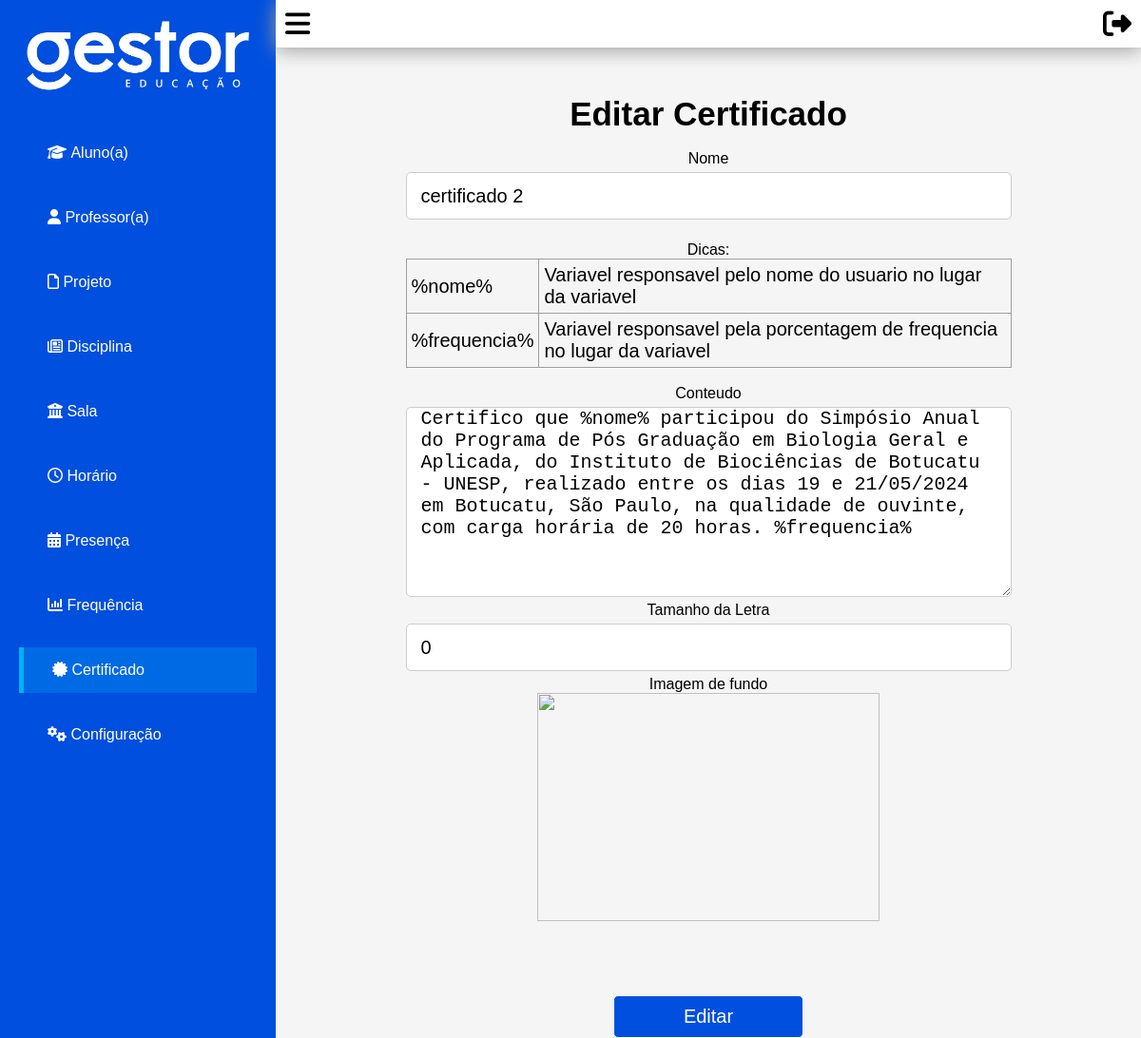
The page /certificado/editar?id=2 on the database its author committed.
### tables this page shows
CREATE TABLE `certificado` (
  `id` int NOT NULL,
  `nome` varchar(255) NOT NULL,
  `conteudo` text NOT NULL,
  `tamanho_letra` int NOT NULL
);

### core/autoload.php (called while the page is built, shortened)
<?php
spl_autoload_register(function ($className) {
    $projectRoot = dirname(__DIR__);
    $baseDirs = [
        $projectRoot . '/core/router/',
        $projectRoot . '/core/controller/',
        $projectRoot . '/core/database/',
        $projectRoot . '/src/controller/',
        $projectRoot . '/src/model/',
    ];
    foreach ($baseDirs as $baseDir) {
        $file = $baseDir . $className . '.php';
        if (file_exists($file)) {
            return;
        }
    }
    throw new Exception("Classe '{$className}' não encontrada no autoload.");
});

### core/database/Connection.php (called while the page is built, shortened)
<?php
class Connection
{
    private $bd;
    public function __construct()
    {
        $this->username = $_ENV['DATABASE_USERNAME'];
        $this->password = $_ENV['DATABASE_PASSWORD'];
        $this->host     = $_ENV['DATABASE_HOST'];
        $this->port     = $_ENV['DATABASE_PORT'];
        $this->dataBase = $_ENV['DATABASE_NAME'];
        try {
            $this->bd = new PDO('mysql:host=' . $this->host . ';port=' . $this->port . ';dbname=' . $this->dataBase, $this->username, $this->password);
            $this->bd->setAttribute(PDO::ATTR_ERRMODE, PDO::ERRMODE_EXCEPTION);
        } catch (PDOException $err) {
            die('Database connection failed: ' . $err->getMessage());
        }
    }
    public function getConnection(): PDO
    {
        return $this->bd;
    }
}

### core/database/Model.php (called while the page is built, shortened)
<?php
class Model
{
    protected $connection;
    protected $table;
    public function __construct()
    {
        $Connection = new Connection;
        $this->connection = $Connection->getConnection();
    }
    function readFirst($conditions = [])
    {
        $query = "SELECT * FROM {$this->table}";
        if (!empty($conditions)) {
            $where = implode(' AND ', array_map(fn($column) => "{$column} = :{$column}", array_keys($conditions)));
            $query .= " WHERE {$where}";
        }
        $sql = $this->connection->prepare($query);
        $sql->execute($conditions);
        return $sql->fetch(PDO::FETCH_ASSOC);
    }
}

### src/controller/CertificadoController.php (called while the page is built, shortened)
<?php
    class CertificadoController extends Controller{
        function buscar($post){
            $Certificado = new Certificado();
            $buscarCertificado = $Certificado->readFirst([
                'id' => $post['id']
            ]);
            if(!empty($buscarCertificado)){
                return json_encode([
                    "access" => true,
                    "certificado" => $buscarCertificado,
                ]);
            } else {
                return json_encode([
                    "access" => false,
                    "message" => "Certificado não encontrado"
                ]);
            }
        }
    }
?>

### public/view/certificado/editar.php (the view, shortened to what this page needs)
<head>
    <link href="/public/view/certificado/styles.css" rel="stylesheet">
</head>
<?php include_once($_SERVER['DOCUMENT_ROOT'].'/public/head.php')?>
<div class="grid-content grid-container">
    <?php include_once($_SERVER['DOCUMENT_ROOT'].'/public/menu.php')?>
    <div class="grid-item-content">
		<?php include_once($_SERVER['DOCUMENT_ROOT'].'/public/top.php')?>
		<label class="title">Editar Certificado</label>
		<br>
		<br>
		<?php
			$CertificadoController = new CertificadoController();
			$CertificadoController = json_decode($CertificadoController->buscar(['id' => $_GET['id']]));
			$certificado = $CertificadoController->certificado;
		?>
		<form id="editar">
			<label>Nome</label>
			<input class='input' name="nome" id="nome" value="<?php echo $certificado->nome?>">
			<br>
			<label>Dicas: </label>
            <br>
			<?php include_once('public/view/certificado/dicas.php')?>
			<br>
            <label>Conteudo</label>
            <br>
			<textarea nome="conteudo" id="conteudo" class='input'><?php echo $certificado->conteudo?></textarea>
            <br>
			<label>Tamanho da Letra</label>
            <br>
            <input class='input' type="number" id="tamanho_letra" name="tamanho_letra" value="<?php echo $certificado->tamanho_letra?>" required>
            <br>
            <label>Imagem de fundo</label>
            <br>
			<label for="imagem"><img id="preview" class="img_certificado"></label>
			<br>
			<br>
            <br>
			<input class='button editar' type="submit" value="Editar">
		</form>
</div>

### public/view/certificado/styles.css (style rules this page uses)
.img_certificado { width: 360; height: 240; }

### public/css/global.css (style rules this page uses)
* { margin: 0; padding:0; }
.title { font-weight: bold; }
.input { border-radius: 5px; margin-top: 5px; margin-bottom: 5px; width: 70%; height: 50px; border: solid 1px #ccc ; font-size: 20px; padding-left: 15px; padding-right: 15px; }
textarea { height: 200px !important; }
.button { background-color: #004fde; color:#ffffff; border: solid 1px #ffffff; border-radius: 5px; font-size: 20px; padding: 10px; padding-left: 15px; padding-right: 15px; width: 200px; }
.grid-item-content { text-align: center; }
a, p, label, option, input, td, tr { font-family:Arial, Helvetica, sans-serif; }
@media (min-width: 800px) { .grid-container { display: grid; grid-template-columns: 290px auto ; height: 100%; } }
@media (min-width: 800px) { .title { font-size: 35px; } }

### rows shown on the page
certificado: nome "certificado 2", conteudo "Certifico que %nome% participou do Simpósio Anual do Programa de Pós Graduação em Biologia Geral e Aplicada, do Instituto de Biociências de Botucatu - UNESP, realizado entre os dias 19 e 21/05/2024 em Botucatu, São Paulo, na qualidade de ouvinte, com carga horária de 20 horas. %frequencia%", tamanho_letra "0"
